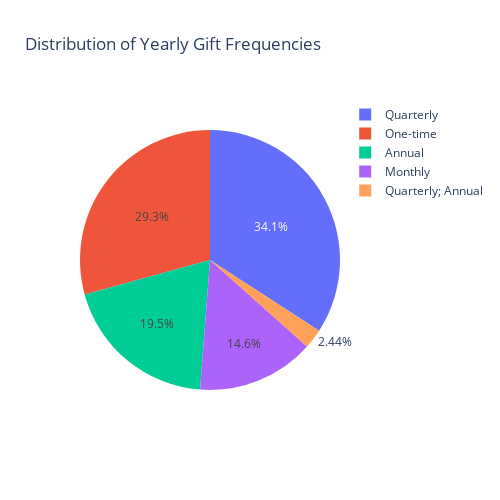

Notebook source saved alongside this figure:
### Markdown cell above
## VISUALIZATIONS

### Code cell
#PIECHART OF GIFT FREQUENCIES 
gift_frequency = data["Gift Frequency"].value_counts().reset_index()
gift_frequency.columns = ["Frequency", "Counts"]
gift_freqplot = px.pie(gift_frequency,
                       names='Frequency', 
                       values='Counts', 
                       title='Distribution of Yearly Gift Frequencies',
                       width=500,
                       height=500 )
gift_freqplot.show()

### Figure 1 — Plotly figure (JSON) as saved in the notebook; plotly's stock layout.template omitted (floating-point values rounded to 4 significant figures)
{"data": [{"domain": {"x": [0, 1], "y": [0, 1]}, "hovertemplate": "Frequency=%{label}<br>Counts=%{value}<extra></extra>", "labels": ["Quarterly", "One-time", "Annual", "Monthly", "Quarterly; Annual"], "legendgroup": "", "name": "", "showlegend": true, "type": "pie", "values": [14, 12, 8, 6, 1]}], "layout": {"height": 500, "legend": {"tracegroupgap": 0}, "title": {"text": "Distribution of Yearly Gift Frequencies"}, "width": 500}}
